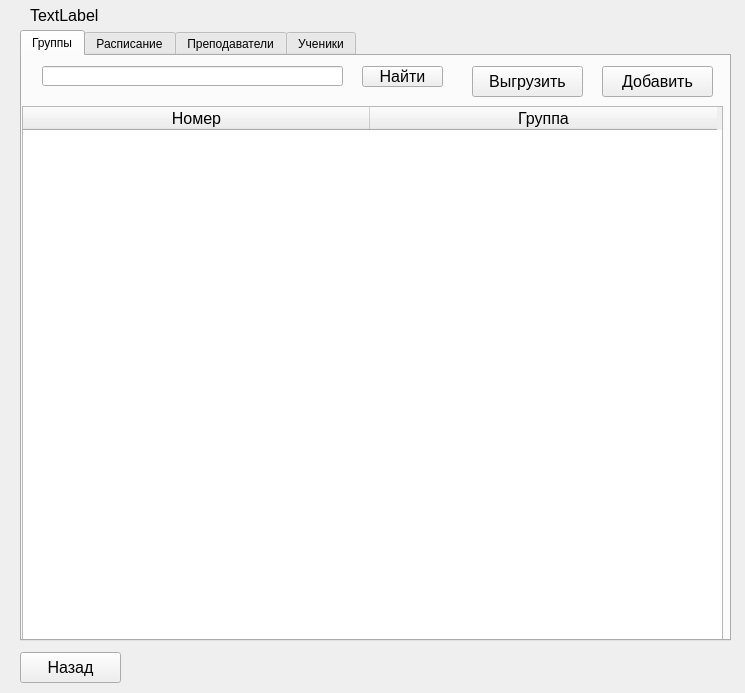
<?xml version="1.0" encoding="UTF-8"?>
<ui version="4.0">
 <class>TeacherWindow</class>
 <widget class="QWidget" name="TeacherWindow">
  <property name="geometry">
   <rect>
    <x>0</x>
    <y>0</y>
    <width>745</width>
    <height>693</height>
   </rect>
  </property>
  <property name="windowTitle">
   <string>Завуч</string>
  </property>
  <widget class="QTabWidget" name="tabWidget">
   <property name="geometry">
    <rect>
     <x>20</x>
     <y>30</y>
     <width>711</width>
     <height>611</height>
    </rect>
   </property>
   <property name="currentIndex">
    <number>0</number>
   </property>
   <widget class="QWidget" name="tab">
    <attribute name="title">
     <string>Группы</string>
    </attribute>
    <widget class="QTableWidget" name="tableWidget">
     <property name="geometry">
      <rect>
       <x>0</x>
       <y>50</y>
       <width>701</width>
       <height>631</height>
      </rect>
     </property>
     <property name="sizePolicy">
      <sizepolicy hsizetype="Expanding" vsizetype="Expanding">
       <horstretch>0</horstretch>
       <verstretch>0</verstretch>
      </sizepolicy>
     </property>
     <property name="lineWidth">
      <number>1</number>
     </property>
     <property name="autoScrollMargin">
      <number>16</number>
     </property>
     <attribute name="horizontalHeaderDefaultSectionSize">
      <number>347</number>
     </attribute>
     <attribute name="horizontalHeaderMinimumSectionSize">
      <number>39</number>
     </attribute>
     <column>
      <property name="text">
       <string>Номер</string>
      </property>
      <property name="font">
       <font>
        <pointsize>12</pointsize>
       </font>
      </property>
      <property name="textAlignment">
       <set>AlignCenter</set>
      </property>
      <property name="foreground">
       <brush brushstyle="SolidPattern">
        <color alpha="255">
         <red>0</red>
         <green>0</green>
         <blue>0</blue>
        </color>
       </brush>
      </property>
     </column>
     <column>
      <property name="text">
       <string>Группа</string>
      </property>
      <property name="font">
       <font>
        <pointsize>12</pointsize>
       </font>
      </property>
      <property name="textAlignment">
       <set>AlignCenter</set>
      </property>
     </column>
    </widget>
    <widget class="QLineEdit" name="lineEdit_groups">
     <property name="geometry">
      <rect>
       <x>20</x>
       <y>10</y>
       <width>301</width>
       <height>20</height>
      </rect>
     </property>
    </widget>
    <widget class="QPushButton" name="pushButton_search_groups">
     <property name="geometry">
      <rect>
       <x>340</x>
       <y>10</y>
       <width>81</width>
       <height>21</height>
      </rect>
     </property>
     <property name="font">
      <font>
       <pointsize>12</pointsize>
      </font>
     </property>
     <property name="text">
      <string>Найти</string>
     </property>
    </widget>
    <widget class="QPushButton" name="pushButton_upload_groups">
     <property name="geometry">
      <rect>
       <x>450</x>
       <y>10</y>
       <width>111</width>
       <height>31</height>
      </rect>
     </property>
     <property name="font">
      <font>
       <pointsize>12</pointsize>
      </font>
     </property>
     <property name="text">
      <string>Выгрузить</string>
     </property>
    </widget>
    <widget class="QPushButton" name="pushButton_add_groups">
     <property name="geometry">
      <rect>
       <x>580</x>
       <y>10</y>
       <width>111</width>
       <height>31</height>
      </rect>
     </property>
     <property name="font">
      <font>
       <pointsize>12</pointsize>
      </font>
     </property>
     <property name="text">
      <string>Добавить</string>
     </property>
    </widget>
   </widget>
   <widget class="QWidget" name="tab_2">
    <attribute name="title">
     <string>Расписание</string>
    </attribute>
    <widget class="QTableWidget" name="tableWidget_2">
     <property name="geometry">
      <rect>
       <x>0</x>
       <y>50</y>
       <width>701</width>
       <height>541</height>
      </rect>
     </property>
     <property name="sizePolicy">
      <sizepolicy hsizetype="Expanding" vsizetype="Expanding">
       <horstretch>0</horstretch>
       <verstretch>0</verstretch>
      </sizepolicy>
     </property>
     <property name="lineWidth">
      <number>1</number>
     </property>
     <property name="autoScrollMargin">
      <number>16</number>
     </property>
     <attribute name="horizontalHeaderDefaultSectionSize">
      <number>87</number>
     </attribute>
     <attribute name="horizontalHeaderMinimumSectionSize">
      <number>39</number>
     </attribute>
     <column>
      <property name="text">
       <string>Номер</string>
      </property>
     </column>
     <column>
      <property name="text">
       <string>Учитель</string>
      </property>
     </column>
     <column>
      <property name="text">
       <string>Номер</string>
      </property>
      <property name="font">
       <font>
        <pointsize>9</pointsize>
       </font>
      </property>
      <property name="textAlignment">
       <set>AlignCenter</set>
      </property>
     </column>
     <column>
      <property name="text">
       <string>Вт</string>
      </property>
     </column>
     <column>
      <property name="text">
       <string>Ср</string>
      </property>
     </column>
     <column>
      <property name="text">
       <string>Чт</string>
      </property>
     </column>
     <column>
      <property name="text">
       <string>Пт</string>
      </property>
     </column>
     <column>
      <property name="text">
       <string>Вс</string>
      </property>
     </column>
    </widget>
    <widget class="QLineEdit" name="lineEdit_shedule">
     <property name="geometry">
      <rect>
       <x>20</x>
       <y>10</y>
       <width>301</width>
       <height>20</height>
      </rect>
     </property>
    </widget>
    <widget class="QPushButton" name="pushButton_upload_shedule">
     <property name="geometry">
      <rect>
       <x>450</x>
       <y>10</y>
       <width>111</width>
       <height>31</height>
      </rect>
     </property>
     <property name="font">
      <font>
       <pointsize>12</pointsize>
      </font>
     </property>
     <property name="text">
      <string>Выгрузить</string>
     </property>
    </widget>
    <widget class="QPushButton" name="pushButton_search_shedule">
     <property name="geometry">
      <rect>
       <x>340</x>
       <y>10</y>
       <width>81</width>
       <height>21</height>
      </rect>
     </property>
     <property name="font">
      <font>
       <pointsize>12</pointsize>
      </font>
     </property>
     <property name="text">
      <string>Найти</string>
     </property>
    </widget>
    <widget class="QPushButton" name="pushButton_add_shedule">
     <property name="geometry">
      <rect>
       <x>580</x>
       <y>10</y>
       <width>111</width>
       <height>31</height>
      </rect>
     </property>
     <property name="font">
      <font>
       <pointsize>12</pointsize>
      </font>
     </property>
     <property name="text">
      <string>Добавить</string>
     </property>
    </widget>
   </widget>
   <widget class="QWidget" name="tab_3">
    <attribute name="title">
     <string>Преподаватели</string>
    </attribute>
    <widget class="QTableWidget" name="tableWidget_3">
     <property name="geometry">
      <rect>
       <x>0</x>
       <y>50</y>
       <width>701</width>
       <height>541</height>
      </rect>
     </property>
     <property name="sizePolicy">
      <sizepolicy hsizetype="Expanding" vsizetype="Expanding">
       <horstretch>0</horstretch>
       <verstretch>0</verstretch>
      </sizepolicy>
     </property>
     <property name="lineWidth">
      <number>1</number>
     </property>
     <property name="autoScrollMargin">
      <number>16</number>
     </property>
     <attribute name="horizontalHeaderDefaultSectionSize">
      <number>347</number>
     </attribute>
     <attribute name="horizontalHeaderMinimumSectionSize">
      <number>39</number>
     </attribute>
     <column>
      <property name="text">
       <string>Номер</string>
      </property>
     </column>
     <column>
      <property name="text">
       <string>ФИО</string>
      </property>
     </column>
    </widget>
    <widget class="QLineEdit" name="lineEdit_teachers">
     <property name="geometry">
      <rect>
       <x>20</x>
       <y>10</y>
       <width>301</width>
       <height>20</height>
      </rect>
     </property>
    </widget>
    <widget class="QPushButton" name="pushButton_upload_teachers">
     <property name="geometry">
      <rect>
       <x>450</x>
       <y>10</y>
       <width>111</width>
       <height>31</height>
      </rect>
     </property>
     <property name="font">
      <font>
       <pointsize>12</pointsize>
      </font>
     </property>
     <property name="text">
      <string>Выгрузить</string>
     </property>
    </widget>
    <widget class="QPushButton" name="pushButton_search_teachers">
     <property name="geometry">
      <rect>
       <x>340</x>
       <y>10</y>
       <width>81</width>
       <height>21</height>
      </rect>
     </property>
     <property name="font">
      <font>
       <pointsize>12</pointsize>
      </font>
     </property>
     <property name="text">
      <string>Найти</string>
     </property>
    </widget>
    <widget class="QPushButton" name="pushButton_add_teachers">
     <property name="geometry">
      <rect>
       <x>580</x>
       <y>10</y>
       <width>111</width>
       <height>31</height>
      </rect>
     </property>
     <property name="font">
      <font>
       <pointsize>12</pointsize>
      </font>
     </property>
     <property name="text">
      <string>Добавить</string>
     </property>
    </widget>
   </widget>
   <widget class="QWidget" name="tab_4">
    <attribute name="title">
     <string>Ученики</string>
    </attribute>
    <widget class="QTableWidget" name="tableWidget_4">
     <property name="geometry">
      <rect>
       <x>0</x>
       <y>50</y>
       <width>701</width>
       <height>541</height>
      </rect>
     </property>
     <property name="sizePolicy">
      <sizepolicy hsizetype="Expanding" vsizetype="Expanding">
       <horstretch>0</horstretch>
       <verstretch>0</verstretch>
      </sizepolicy>
     </property>
     <property name="lineWidth">
      <number>1</number>
     </property>
     <property name="autoScrollMargin">
      <number>16</number>
     </property>
     <attribute name="horizontalHeaderDefaultSectionSize">
      <number>230</number>
     </attribute>
     <attribute name="horizontalHeaderMinimumSectionSize">
      <number>39</number>
     </attribute>
     <column>
      <property name="text">
       <string>Номер</string>
      </property>
     </column>
     <column>
      <property name="text">
       <string>ФИО</string>
      </property>
     </column>
     <column>
      <property name="text">
       <string>Группа</string>
      </property>
     </column>
    </widget>
    <widget class="QLineEdit" name="lineEdit_students">
     <property name="geometry">
      <rect>
       <x>20</x>
       <y>10</y>
       <width>301</width>
       <height>20</height>
      </rect>
     </property>
    </widget>
    <widget class="QPushButton" name="pushButton_search_students">
     <property name="geometry">
      <rect>
       <x>340</x>
       <y>10</y>
       <width>81</width>
       <height>21</height>
      </rect>
     </property>
     <property name="font">
      <font>
       <pointsize>12</pointsize>
      </font>
     </property>
     <property name="text">
      <string>Найти</string>
     </property>
    </widget>
    <widget class="QPushButton" name="pushButton_upload_students">
     <property name="geometry">
      <rect>
       <x>450</x>
       <y>10</y>
       <width>111</width>
       <height>31</height>
      </rect>
     </property>
     <property name="font">
      <font>
       <pointsize>12</pointsize>
      </font>
     </property>
     <property name="text">
      <string>Выгрузить</string>
     </property>
    </widget>
    <widget class="QPushButton" name="pushButton_add_students">
     <property name="geometry">
      <rect>
       <x>580</x>
       <y>10</y>
       <width>111</width>
       <height>31</height>
      </rect>
     </property>
     <property name="font">
      <font>
       <pointsize>12</pointsize>
      </font>
     </property>
     <property name="text">
      <string>Добавить</string>
     </property>
    </widget>
   </widget>
  </widget>
  <widget class="QLabel" name="label">
   <property name="geometry">
    <rect>
     <x>30</x>
     <y>0</y>
     <width>381</width>
     <height>31</height>
    </rect>
   </property>
   <property name="font">
    <font>
     <pointsize>12</pointsize>
    </font>
   </property>
   <property name="text">
    <string>TextLabel</string>
   </property>
  </widget>
  <widget class="QPushButton" name="pushButton_back">
   <property name="geometry">
    <rect>
     <x>20</x>
     <y>652</y>
     <width>101</width>
     <height>31</height>
    </rect>
   </property>
   <property name="font">
    <font>
     <pointsize>12</pointsize>
    </font>
   </property>
   <property name="text">
    <string>Назад</string>
   </property>
  </widget>
 </widget>
 <resources/>
 <connections/>
</ui>
